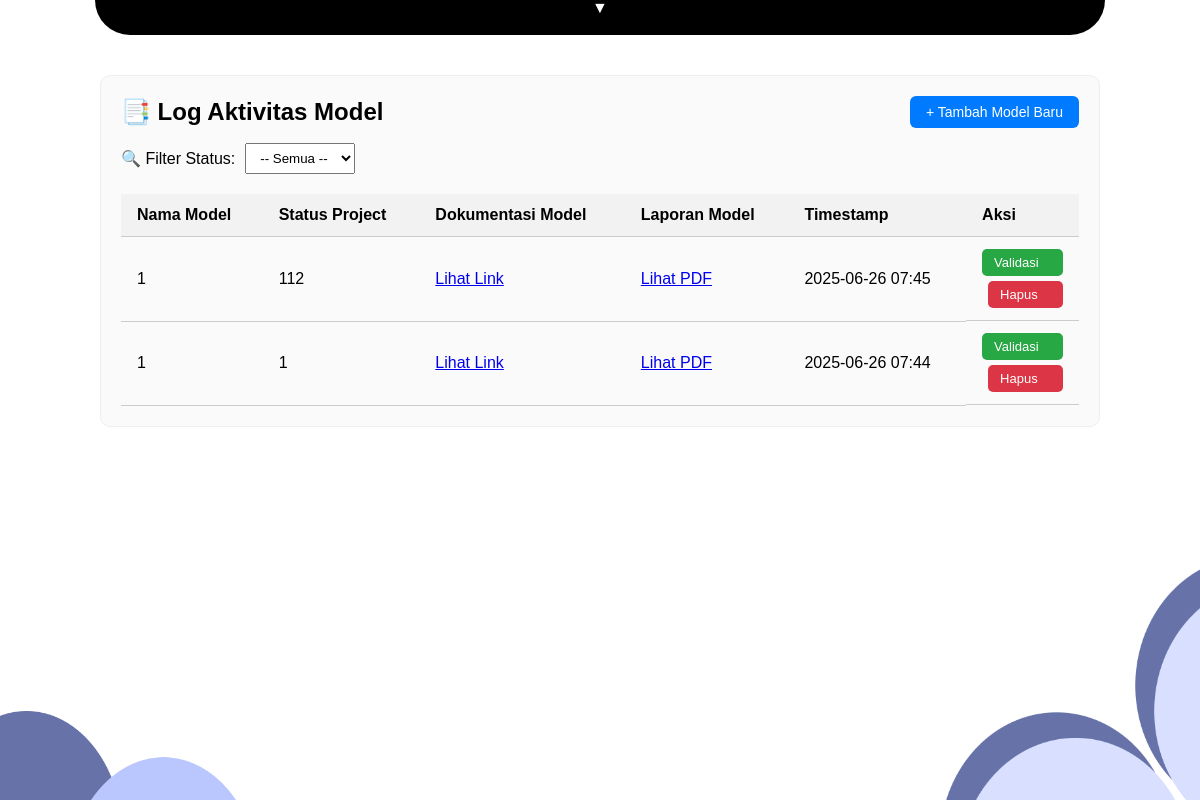
The app's page /logactivity/, older data.
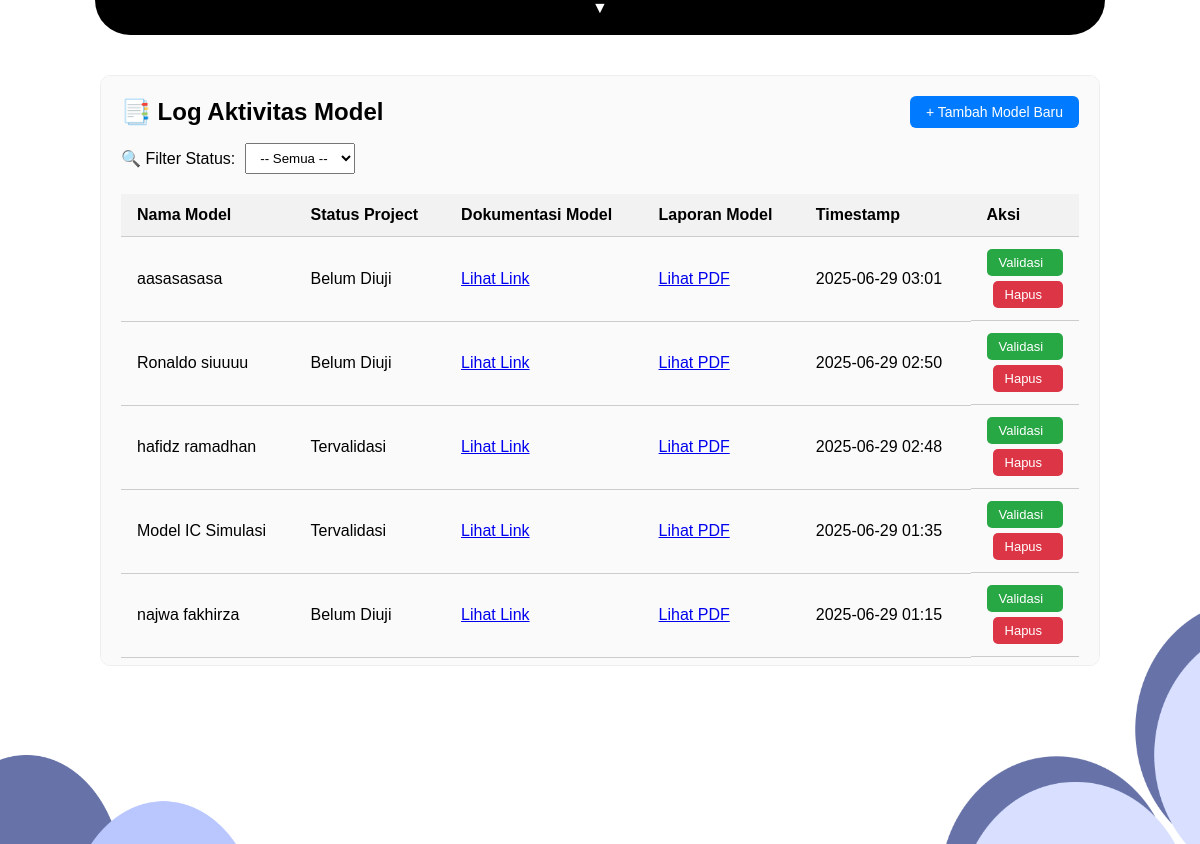
The same page, newer data.
### myapp/models.py (models this page shows, shortened)
class SystemImplementation(models.Model):
    no = models.IntegerField()
    nama_model = models.CharField(max_length=100, default="default_model")
    status_project = models.CharField(max_length=50)
    sumber = models.CharField(max_length=50, default="SI")  # ⬅️ Tambahan ini WAJIB
    dokumentasi_model = models.URLField(
    help_text="Link ke dokumentasi model",
    blank=True,
    null=True
)
    laporan_model = models.FileField(upload_to='laporan/', null=True, blank=True, help_text="Upload PDF laporan model")
    timestamp = models.DateTimeField(auto_now_add=True)
    input_model = models.TextField(blank=True, null=True)
    output_model = models.TextField(blank=True, null=True)

### myapp/views.py (the view)
# urls.py: path('logactivity/', logactivity_view, name='log'),
def logactivity_view(request):
    status_filter = request.GET.get('status')
    if status_filter:
        data = SystemImplementation.objects.filter(status_project=status_filter).order_by('-timestamp')
    else:
        data = SystemImplementation.objects.all().order_by('-timestamp')
    return render(request, 'myapp/logactivity.html', {
        'data_list': data,
        'selected_status': status_filter  # kirim ke template
    })

### myapp/templates/myapp/logactivity.html (shortened to what this page needs)
{% load static %}
<!DOCTYPE html>
<html lang="en">
<head>
  <img src="{% static 'myapp/dekorkiri.png' %}" class="dekorasi-kiri" alt="Dekor kiri">
  <img src="{% static 'myapp/dekorkanan.png' %}" class="dekorasi-kanan" alt="Dekor kanan">
  <header class="navbar-wrapper">
    <div class="navbar-toggle" onclick="toggleNavbar()">
      <span id="toggle-icon">▼</span>
    </div>
  </header>
  <div class="log-container">
    <div style="display: flex; justify-content: space-between; align-items: center; margin-bottom: 15px;">
      <h2>📑 Log Aktivitas Model</h2>
      <a href="{% url 'submit_model_form' %}" class="button">+ Tambah Model Baru</a>
    </div>
    <form method="get" style="margin-bottom: 20px; display: flex; align-items: center; gap: 10px;">
      <label for="status">🔍 Filter Status:</label>
      <select name="status" id="status" onchange="this.form.submit()" style="padding: 6px 10px;">
        <option value="">-- Semua --</option>
      </select>
    </form>
    <table>
      <thead>
        <tr>
          <th>Nama Model</th>
          <th>Status Project</th>
          <th>Dokumentasi Model</th>
          <th>Laporan Model</th>
          <th>Timestamp</th>
          <th>Aksi</th>
        </tr>
      </thead>
      <tbody>
        {% for item in data_list %}
        <tr>
          <td>{{ item.nama_model }}</td>
          <td>{{ item.status_project }}</td>
          <td>
            {% if item.dokumentasi_model %}
              <a href="{{ item.dokumentasi_model }}" target="_blank">Lihat Link</a>
            {% else %}
              Tidak ada
            {% endif %}
          </td>
          <td>
            {% if item.laporan_model %}
              <a href="{{ item.laporan_model.url }}" target="_blank">Lihat PDF</a>
            {% else %}
              Tidak ada
            {% endif %}
          </td>
          <td>{{ item.timestamp|date:"Y-m-d H:i" }}</td>
          <td style="display: flex; flex-direction: column; gap: 5px;">
            <a href="{% url 'validasi_model' item.id %}" class="btn-hijau">Validasi</a>
            <a href="{% url 'hapus_model' item.id %}" class="btn-merah" onclick="return confirm('Yakin ingin menghapus model ini?')">Hapus</a>
          </td>
        </tr>
        {% empty %}
        <tr>
          <td colspan="6" style="text-align: center; padding: 20px;">Tidak ada data yang ditemukan.</td>
        </tr>
        {% endfor %}
      </tbody>
    </table>
  </div>
</body>
</html>

Row changes from the older to the newer data that the page shows:
removed SystemImplementation: nama_model "1", status_project "112", timestamp "2025-06-26 07:45"
removed SystemImplementation: nama_model "1", status_project "1", timestamp "2025-06-26 07:44"
added SystemImplementation: nama_model "aasasasasa", status_project "Belum Diuji", timestamp "2025-06-29 03:01"
added SystemImplementation: nama_model "Ronaldo siuuuu", status_project "Belum Diuji", timestamp "2025-06-29 02:50"
added SystemImplementation: nama_model "hafidz ramadhan", status_project "Tervalidasi", timestamp "2025-06-29 02:48"
added SystemImplementation: nama_model "Model IC Simulasi", status_project "Tervalidasi", timestamp "2025-06-29 01:35"
added SystemImplementation: nama_model "najwa fakhirza", status_project "Belum Diuji", timestamp "2025-06-29 01:15"
